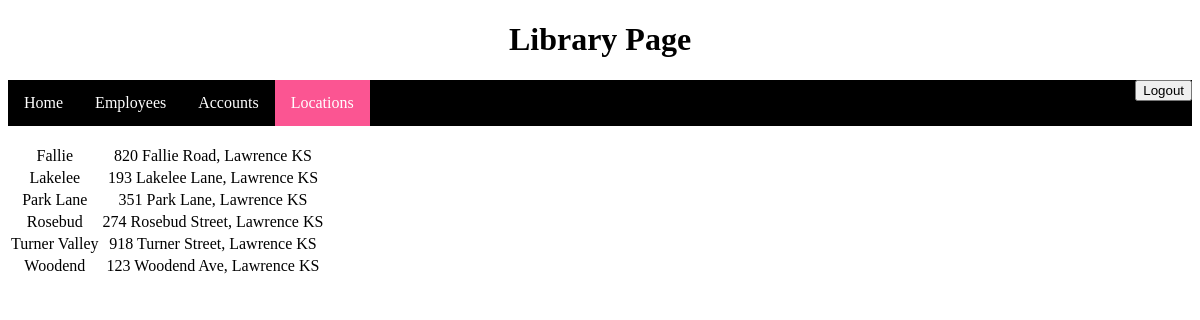
The app's page /locations.php with its own data.
### tables this page shows
CREATE TABLE IF NOT EXISTS BRANCH (
LOCNAME varchar(15) NOT NULL,
ADDR varchar(35) DEFAULT NULL,
PRIMARY KEY (LOCNAME)
);

### locations.php (the view, shortened to what this page needs)
<!DOCTYPE html>
<html>
<body>
<h1>Library Page</h1>
<ul>
  <li><a href="Homepage.php">Home</a></li>
  <li><a href="employee.html">Employees</a></li>
  <li><a href="account.php">Accounts</a></li>
  <li class="active"><a href="locations.php">Locations</a></li>
  <form action = "logout.php" method = "post"><div class="buttons"><button>Logout</button></div></form>
</ul>
<br/>
<div id="results">
<?php
$dbName = '447s24_s352j477';
$conn = mysqli_connect('mysql.eecs.ku.edu', $dbName, 'aiCeiph7') or die('Could not connect: ' . mysqli_error());
mysqli_select_db($conn, $dbName) or die('Could not select database');
$query = 'SELECT * FROM BRANCH';
$result = mysqli_query($conn, $query, MYSQLI_STORE_RESULT) or die('Query failed: ' . mysqli_error());
echo "<table>\n";
while ($line = mysqli_fetch_array($result, MYSQLI_ASSOC)) {
   		echo "\t<tr>\n";
   		foreach ($line as $col_value) {
       		echo "\t\t<td>$col_value</td>\n";
   		}
   		echo "\t</tr>\n";
}
echo "</table>\n";
?>
</div>
</body>
</html>

### locations.php (style rules this page uses)
.buttons { display: flex; justify-content:flex-end; align-items:center; }
body { text-align: center; }
ul { list-style-type: none; margin: 0; padding: 0; overflow: hidden; background-color: black; }
li { float: left; }
li a { display: block; color: white; text-align: center; padding: 14px 16px; text-decoration: none; }
.active { background-color: #fb5592; }
div { text-align: center; }

### records on screen
branch: LOCNAME "Fallie", ADDR "820 Fallie Road, Lawrence KS"
branch: LOCNAME "Lakelee", ADDR "193 Lakelee Lane, Lawrence KS"
branch: LOCNAME "Park Lane", ADDR "351 Park Lane, Lawrence KS"
branch: LOCNAME "Rosebud", ADDR "274 Rosebud Street, Lawrence KS"
branch: LOCNAME "Turner Valley", ADDR "918 Turner Street, Lawrence KS"
branch: LOCNAME "Woodend", ADDR "123 Woodend Ave, Lawrence KS"
